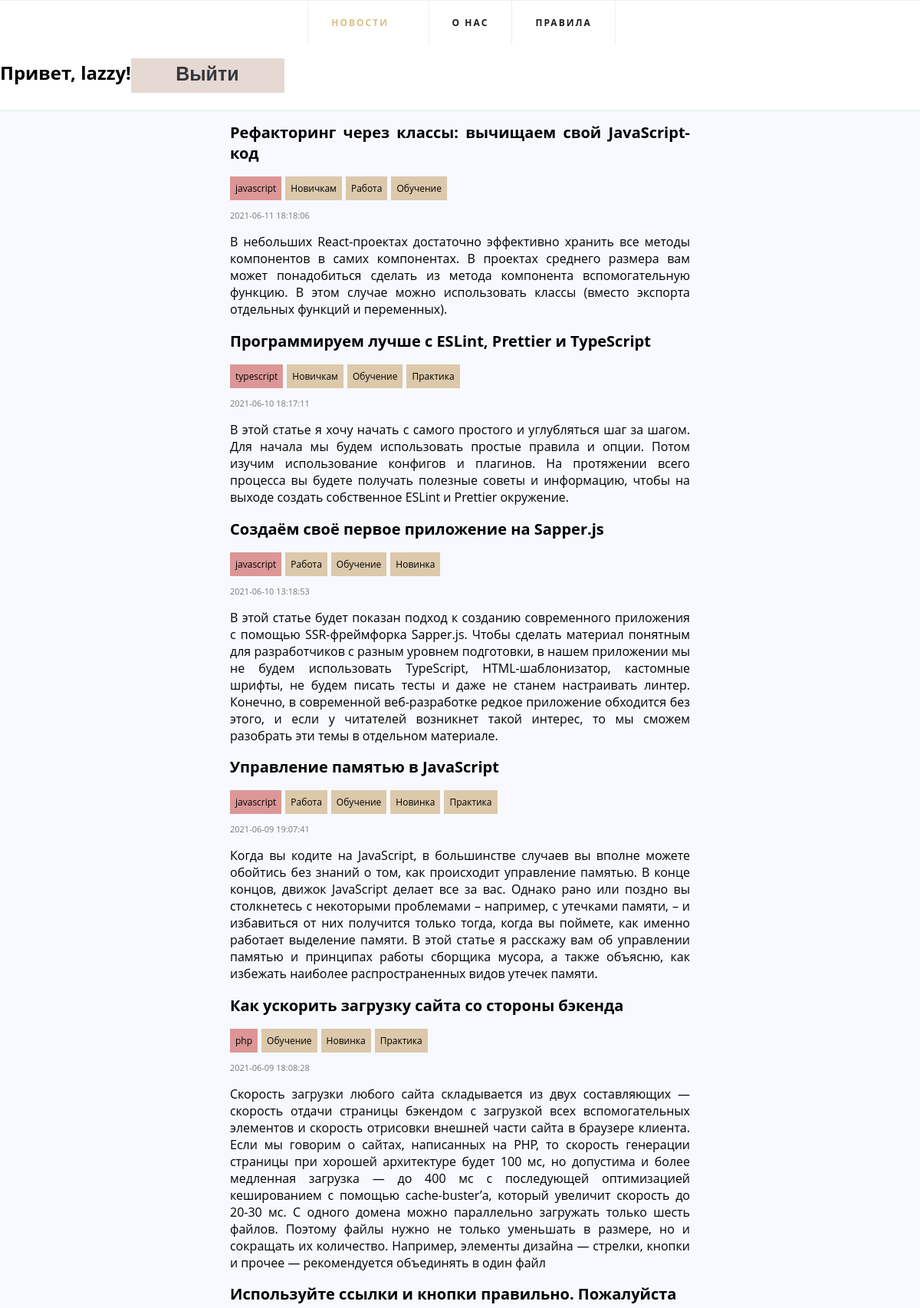
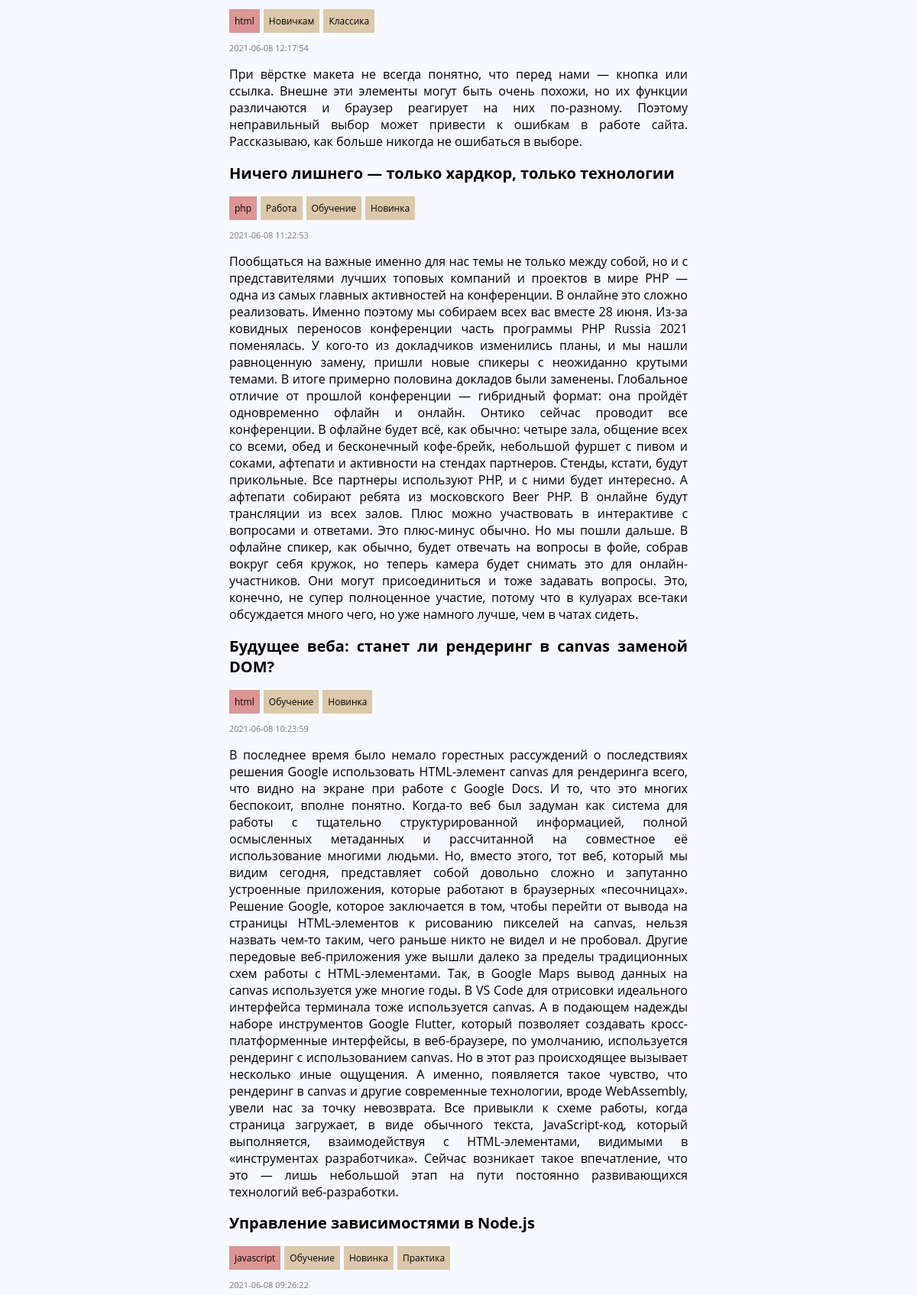
Page /articles.php (signed in, upper part) on the committed database (2 pictures, top to bottom).
### tables this page shows
CREATE TABLE `news` (
  `id` int NOT NULL,
  `title` varchar(255) NOT NULL,
  `text` varchar(8000) NOT NULL,
  `post_date` timestamp NOT NULL,
  `group_name` varchar(100) NOT NULL
);

### dbconfig.php (called while the page is built, shortened)
<?
    class NewsDB{
        private $host;
        private $dbname;
        private $pdo;
        public $limit = 2;
        function __construct($host, $dbname){
            $this->host = $host;
            $this->dbname = $dbname;
        }
        function connect($login, $password){
            $dsn = 'mysql:host='.$this->host.';dbname='.$this->dbname;
            $this->pdo = new PDO($dsn, 'root', 'root');
        }
        function get_news($page = 0){
            $news = "SELECT * FROM news ORDER by post_date DESC";
            $limitsql = "LIMIT :limit OFFSET :start";
            if ($page > 0){
                $news = $news.' '.$limitsql;
                $offset = ($page - 1)*$this->limit;
                $query = $this->pdo->prepare($news);
                $query->bindValue('limit', $this->limit, PDO::PARAM_INT);
                $query->bindValue('start', $offset, PDO::PARAM_INT);
            } else {
                $query = $this->pdo->prepare($news);
            }
            $query->execute();
            return $query;
        }
        function get_news_categories($news_id){
            $sql = "SELECT cat_name, ru_name FROM `news` JOIN `categorized_news` cn ON news.id = cn.news_id JOIN `categories` c ON cn.cat_name = c.name WHERE id = :id";
            $query = $this->pdo->prepare($sql);
            $query->bindValue('id', $news_id, PDO::PARAM_INT);
            $query->execute();
            return $query;
        }
    }
?>

### news_form.php (the view)
<!DOCTYPE html>
<div class="newspaper">
    <h2><?php echo $row->title ?></h2>
    <div class="tags">
        <a href=<?php echo "/news/group-".$row->group_name."/" ?>><p class="group"><?php echo $row->group_name?></p></a>
        <?php
            $ncats = $db->get_news_categories($row->id);
            while($inrow = $ncats->fetch(PDO::FETCH_OBJ)){
                echo ('<a href="/news/group-'.$row->group_name.'/'.$inrow->cat_name.'/"><p class="category">'.$inrow->ru_name.'</p></a>') ;
            }
        ?>
    </div>
    <p class="date"><?php echo $row->post_date ?></p>
    <p><?php echo $row->text ?></p>
</div>

### articles.php (shortened to what this page needs)
<!DOCTYPE html>
<html>
    <head>
        <link href="/css/style.css" rel="stylesheet" type="text/css">
    </head>
    <body>
        <?php
            require 'dbconfig.php';
            $db = new NewsDB('localhost', 'webnews');
            $db->connect('root', 'root');
            require 'mainmenu.php';
            $group = $_GET['group'];
            $category = $_GET['category'];
            $page = (int)$_GET['page'];
            if ($group == null){
                $query = $db->get_news($page);
            } else if($category == null){
                $query = $db->get_grouped_news($group, $page);
                $count = $db->get_grouped_news($group)->rowCount();
            } else{
                $query = $db->get_gc_news($group, $category, $page);
                $count = $db->get_gc_news($group, $category)->rowCount();
            }
            while($row = $query->fetch(PDO::FETCH_OBJ)){
                require 'news_form.php';
            }
        ?>
    </body>
</html>

### css/style.css (style rules this page uses)
p { text-align: justify; }
div.newspaper { max-width: 600px; margin: auto; }
div.newspaper p { text-align: justify; }
div.newspaper h2 { text-align: justify; font-size: 20px; margin-bottom: 5px; }
div.newspaper p.date { color: rgb(120, 120, 120); font-size: 11px; margin: 0; }
div.newspaper .tags { display: flex; flex-direction: row; align-items: flex-start; }
div.newspaper .tags .group { padding: 7px; background-color: rgb(220, 150, 150); margin-right: 5px; }
div.newspaper .tags .category { padding: 7px; background-color: rgb(220, 200, 170); margin-right: 5px; }
.tags p { font-size: 12px; }
a { text-decoration: none; color: black; }
* { box-sizing: border-box; }
body { margin: 0; background: #f7f9fe; font-family: 'Open Sans', sans-serif; }

### rows in the picture
news: title "Рефакторинг через классы: вычищаем свой JavaScript-код", group_name "javascript", ru_name "Новичкам", ru_name "Работа", ru_name "Обучение", post_date "2021-06-11 18:18:06", text "В небольших React-проектах достаточно эффективно хранить все методы компонентов в самих компонентах. В проектах среднего размера вам может понадобиться сделать из метода компонента вспомогательную функцию. В этом случае можно использовать классы (вместо экспорта отдельных функций и переменных)."
news: title "Программируем лучше с ESLint, Prettier и TypeScript", group_name "typescript", ru_name "Новичкам", ru_name "Обучение", ru_name "Практика", post_date "2021-06-10 18:17:11", text "В этой статье я хочу начать с самого простого и углубляться шаг за шагом. Для начала мы будем использовать простые правила и опции. Потом изучим использование конфигов и плагинов. На протяжении всего процесса вы будете получать полезные советы и информацию, чтобы на выходе создать собственное ESLint и Prettier окружение."
news: title "Создаём своё первое приложение на Sapper.js", group_name "javascript", ru_name "Работа", ru_name "Обучение", ru_name "Новинка", post_date "2021-06-10 13:18:53", text "В этой статье будет показан подход к созданию современного приложения с помощью SSR-фреймфорка Sapper.js. Чтобы сделать материал понятным для разработчиков с разным уровнем подготовки, в нашем приложении мы не будем использовать TypeScript, HTML-шаблонизатор, кастомные шрифты, не будем писать тесты и даже не станем настраивать линтер. Конечно, в современной веб-разработке редкое приложение обходится без этого, и если у читателей возникнет такой интерес, то мы сможем разобрать эти темы в отдельном материале."
news: title "Управление памятью в JavaScript", group_name "javascript", ru_name "Работа", ru_name "Обучение", ru_name "Новинка", ru_name "Практика", post_date "2021-06-09 19:07:41", text "Когда вы кодите на JavaScript, в большинстве случаев вы вполне можете обойтись без знаний о том, как происходит управление памятью. В конце концов, движок JavaScript делает все за вас. Однако рано или поздно вы столкнетесь с некоторыми проблемами – например, с утечками памяти, – и избавиться от них получится только тогда, когда вы поймете, как именно работает выделение памяти. В этой статье я расскажу вам об управлении памятью и принципах работы сборщика мусора, а также объясню, как избежать наиболее распространенных видов утечек памяти."
news: title "Как ускорить загрузку сайта со стороны бэкенда", group_name "php", ru_name "Обучение", ru_name "Новинка", ru_name "Практика", post_date "2021-06-09 18:08:28", text "Скорость загрузки любого сайта складывается из двух составляющих — скорость отдачи страницы бэкендом с загрузкой всех вспомогательных элементов и скорость отрисовки внешней части сайта в браузере клиента. Если мы говорим о сайтах, написанных на PHP, то скорость генерации страницы при хорошей архитектуре будет 100 мс, но допустима и более медленная загрузка — до 400 мс с последующей оптимизацией кешированием с помощью cache-buster’а, который увеличит скорость до 20-30 мс. С одного домена можно параллельно загружать только шесть файлов. Поэтому файлы нужно не только уменьшать в размере, но и сокращать их количество. Например, элементы дизайна — стрелки, кнопки и прочее — рекомендуется…"
news: title "Используйте ссылки и кнопки правильно. Пожалуйста", group_name "html", ru_name "Новичкам", ru_name "Классика", post_date "2021-06-08 12:17:54", text "При вёрстке макета не всегда понятно, что перед нами — кнопка или ссылка. Внешне эти элементы могут быть очень похожи, но их функции различаются и браузер реагирует на них по-разному. Поэтому неправильный выбор может привести к ошибкам в работе сайта. Рассказываю, как больше никогда не ошибаться в выборе."
news: title "Ничего лишнего — только хардкор, только технологии", group_name "php", ru_name "Работа", ru_name "Обучение", ru_name "Новинка", post_date "2021-06-08 11:22:53", text "Пообщаться на важные именно для нас темы не только между собой, но и с представителями лучших топовых компаний и проектов в мире PHP — одна из самых главных активностей на конференции. В онлайне это сложно реализовать. Именно поэтому мы собираем всех вас вместе 28 июня. Из-за ковидных переносов конференции часть программы PHP Russia 2021 поменялась. У кого-то из докладчиков изменились планы, и мы нашли равноценную замену, пришли новые спикеры с неожиданно крутыми темами. В итоге примерно половина докладов были заменены. Глобальное отличие от прошлой конференции — гибридный формат: она пройдёт одновременно офлайн и онлайн. Онтико сейчас проводит все конференции. В офлайне будет всё, как…"
news: title "Будущее веба: станет ли рендеринг в canvas заменой DOM?", group_name "html", ru_name "Обучение", ru_name "Новинка", post_date "2021-06-08 10:23:59", text "В последнее время было немало горестных рассуждений о последствиях решения Google использовать HTML-элемент canvas для рендеринга всего, что видно на экране при работе с Google Docs. И то, что это многих беспокоит, вполне понятно. Когда-то веб был задуман как система для работы с тщательно структурированной информацией, полной осмысленных метаданных и рассчитанной на совместное её использование многими людьми. Но, вместо этого, тот веб, который мы видим сегодня, представляет собой довольно сложно и запутанно устроенные приложения, которые работают в браузерных «песочницах». Решение Google, которое заключается в том, чтобы перейти от вывода на страницы HTML-элементов к рисованию пикселей на…"
news: title "Управление зависимостями в Node.js", group_name "javascript", ru_name "Обучение", ru_name "Новинка", ru_name "Практика", post_date "2021-06-08 09:26:22"

### other values in the picture
$_SESSION['username'] "lazzy"
